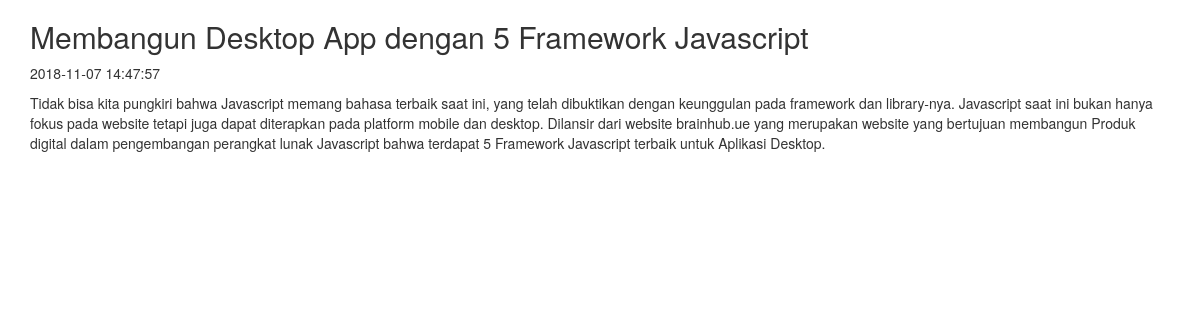
Page /index.php/home/detail/3 on the committed database.
### tables this page shows
CREATE TABLE `artikel` (
  `id_artikel` int(11) NOT NULL,
  `judul_artikel` varchar(100) NOT NULL,
  `isi_artikel` text NOT NULL,
  `author_artikel` varchar(50) NOT NULL,
  `tanggal_artikel` timestamp NOT NULL DEFAULT CURRENT_TIMESTAMP ON UPDATE CURRENT_TIMESTAMP,
  `gambar_artikel` varchar(100) DEFAULT NULL,
  `id_kategori` int(11) NOT NULL
);

### application/controllers/Home.php (called while the page is built, shortened)
<?php
class Home extends CI_Controller {
	function __construct(){
		$this->load->model('Artikel_Model');
		$this->load->model('Kategori_Model');
		$this->load->helper('text');
	}
	public function detail($id_artikel){
		$data['artikel_data'] = $this->Artikel_Model->get_by_id($id_artikel)->row_array();
		$this->load->view('home/detail', $data);
	}
}

### index.php (called while the page is built, shortened)
<?php
require_once BASEPATH.'core/CodeIgniter.php';

### application/models/Artikel_Model.php (called while the page is built, shortened)
<?php
class Artikel_Model extends CI_Model{
	private $table = 'artikel';
	function get_by_id($id_artikel){
		$this->db->select('*');
		$this->db->from($this->table);
		$this->db->where('id_artikel', $id_artikel);
		return $this->db->get();
	}
}

### application/views/home/detail.php (the view, shortened to what this page needs)
<!DOCTYPE html>
<html>
<head>
</head>
<body>
	<div class="container">
		<h2><?php echo $artikel_data['judul_artikel']; ?></h2>
		<p><?php echo $artikel_data['tanggal_artikel']; ?></p>
		<p>
			<?php echo $artikel_data['isi_artikel']; ?>
		</p>
	</div>
</body>
</html>

### rows in the picture
artikel: judul_artikel "Membangun Desktop App dengan 5 Framework Javascript", tanggal_artikel "2018-11-07 14:47:57", isi_artikel "Tidak bisa kita pungkiri bahwa Javascript memang bahasa terbaik saat ini, yang telah dibuktikan dengan keunggulan pada framework dan library-nya. Javascript saat ini bukan hanya fokus pada website tetapi juga dapat diterapkan pada platform mobile dan desktop. Dilansir dari website brainhub.ue yang merupakan website yang bertujuan membangun Produk digital dalam pengembangan perangkat lunak Javascript bahwa terdapat 5 Framework Javascript terbaik untuk Aplikasi Desktop."
